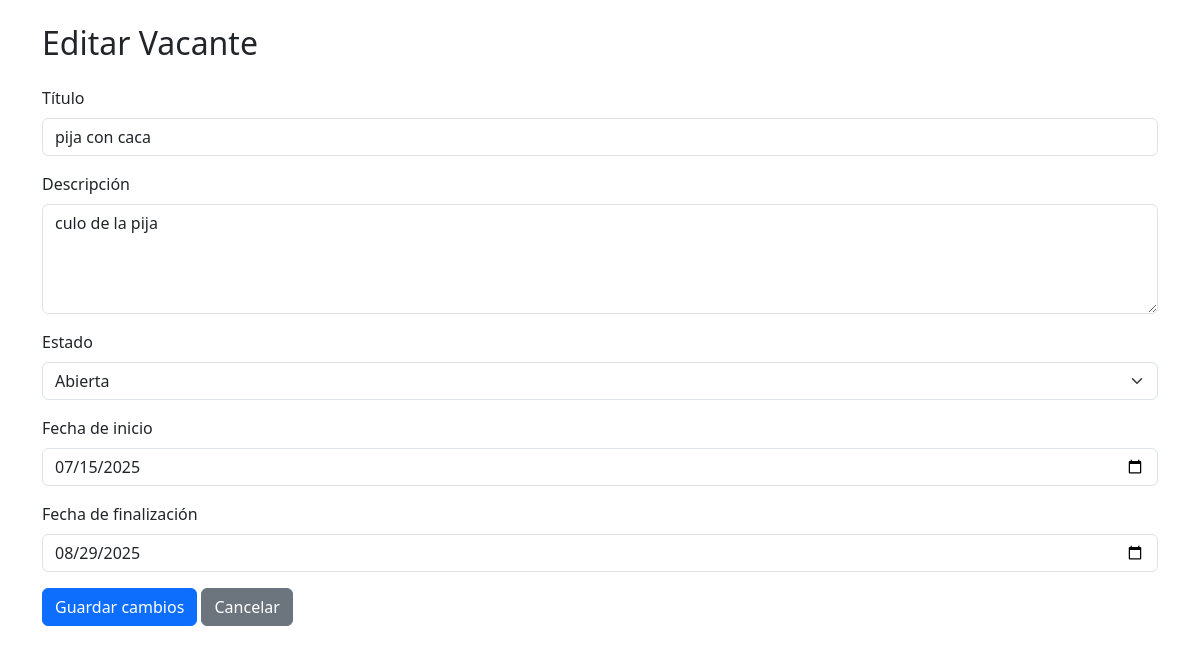
The app's page /php/editar_vacante.php?id=4, older data.
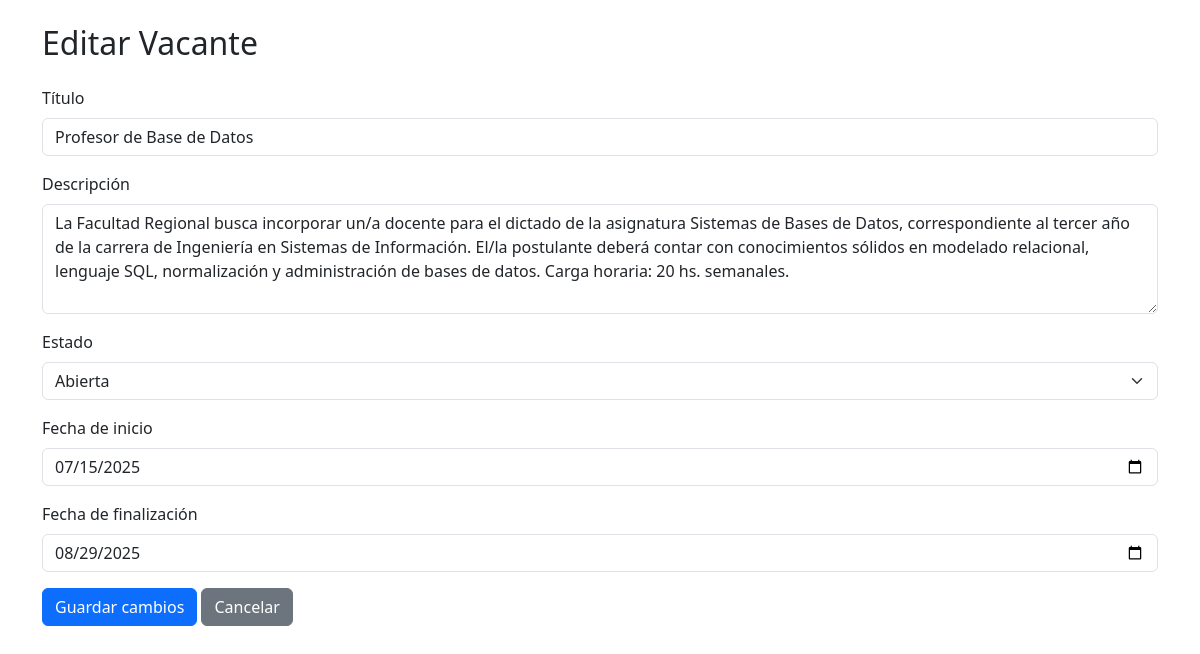
The same page, newer data.
### tables this page shows
CREATE TABLE `vacante` (
  `ID` int(11) NOT NULL,
  `estado` varchar(256) NOT NULL,
  `descripcion` varchar(525) NOT NULL,
  `fecha_ini` date NOT NULL,
  `fecha_fin` date NOT NULL,
  `titulo` varchar(150) NOT NULL
);

### php/editar_vacante.php (the view, shortened to what this page needs)
<?php
require('conection.php');
$id = $_GET['id'];
$sql = "SELECT * FROM vacante WHERE ID = ?";
$stmt = mysqli_prepare($conn, $sql);
mysqli_stmt_bind_param($stmt, "i", $id);
mysqli_stmt_execute($stmt);
$resultado = mysqli_stmt_get_result($stmt);
$vacante = mysqli_fetch_assoc($resultado);
?>
<!DOCTYPE html>
<html lang="es">
<head>
  <link href="https://cdn.jsdelivr.net/npm/bootstrap@5.3.3/dist/css/bootstrap.min.css" rel="stylesheet">
</head>
<body class="container py-4">
  <h2 class="mb-4">Editar Vacante</h2>
  <form method="POST" action="">
    <div class="mb-3">
      <label class="form-label">Título</label>
      <input type="text" name="titulo" class="form-control" value="<?= htmlspecialchars($vacante['titulo']) ?>" required>
    </div>
    <div class="mb-3">
      <label class="form-label">Descripción</label>
      <textarea name="descripcion" class="form-control" rows="4" required><?= htmlspecialchars($vacante['descripcion']) ?></textarea>
    </div>
    <div class="mb-3">
      <label class="form-label">Estado</label>
      <select name="estado" class="form-select" required>
        <option value="abierta" <?= $vacante['estado'] === 'abierta' ? 'selected' : '' ?>>Abierta</option>
      </select>
    </div>
    <div class="mb-3">
      <label class="form-label">Fecha de inicio</label>
      <input type="date" name="fecha_ini" class="form-control" value="<?= $vacante['fecha_ini'] ?>" required>
    </div>
    <div class="mb-3">
      <label class="form-label">Fecha de finalización</label>
      <input type="date" name="fecha_fin" class="form-control" value="<?= $vacante['fecha_fin'] ?>" required>
    </div>
    <button type="submit" class="btn btn-primary">Guardar cambios</button>
    <a href="vacantes.php" class="btn btn-secondary">Cancelar</a>
  </form>
</body>
</html>

Row changes from the older to the newer data that the page shows:
changed vacante "Abierta": titulo "pija con caca" → "Profesor de Base de Datos"; descripcion "culo de la pija" → "La Facultad Regional busca incorporar un/a docente para el dictado de la asignatura Sistemas de Bases de Datos, correspondiente al tercer año de la carrera de Ingeniería en Sistemas de Información. El/la postulante deberá contar con conocimientos sólidos en modelado relacional, lenguaje SQL, normalización y administración de bases de datos. Carga horaria: 20 hs. semanales."
